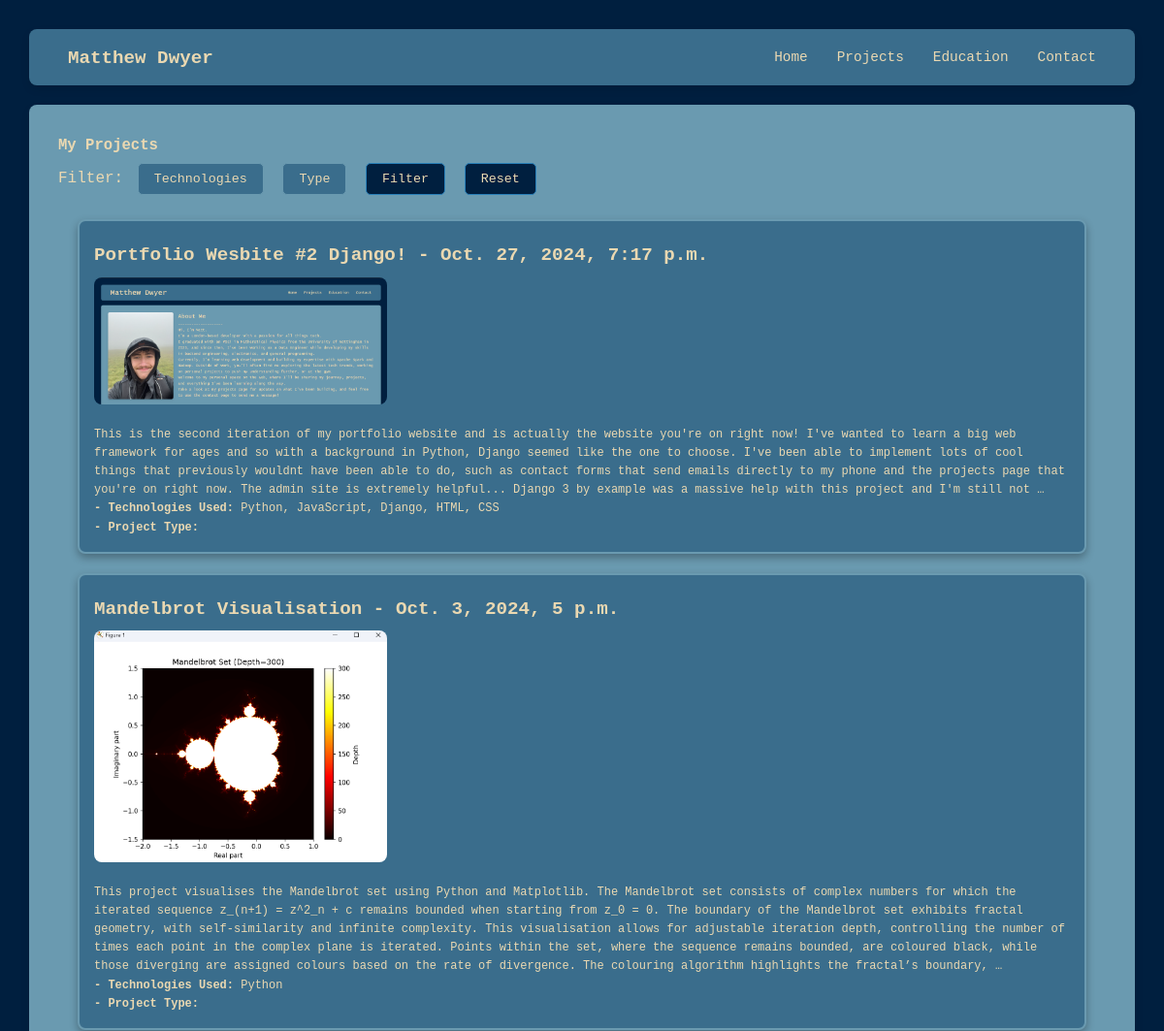
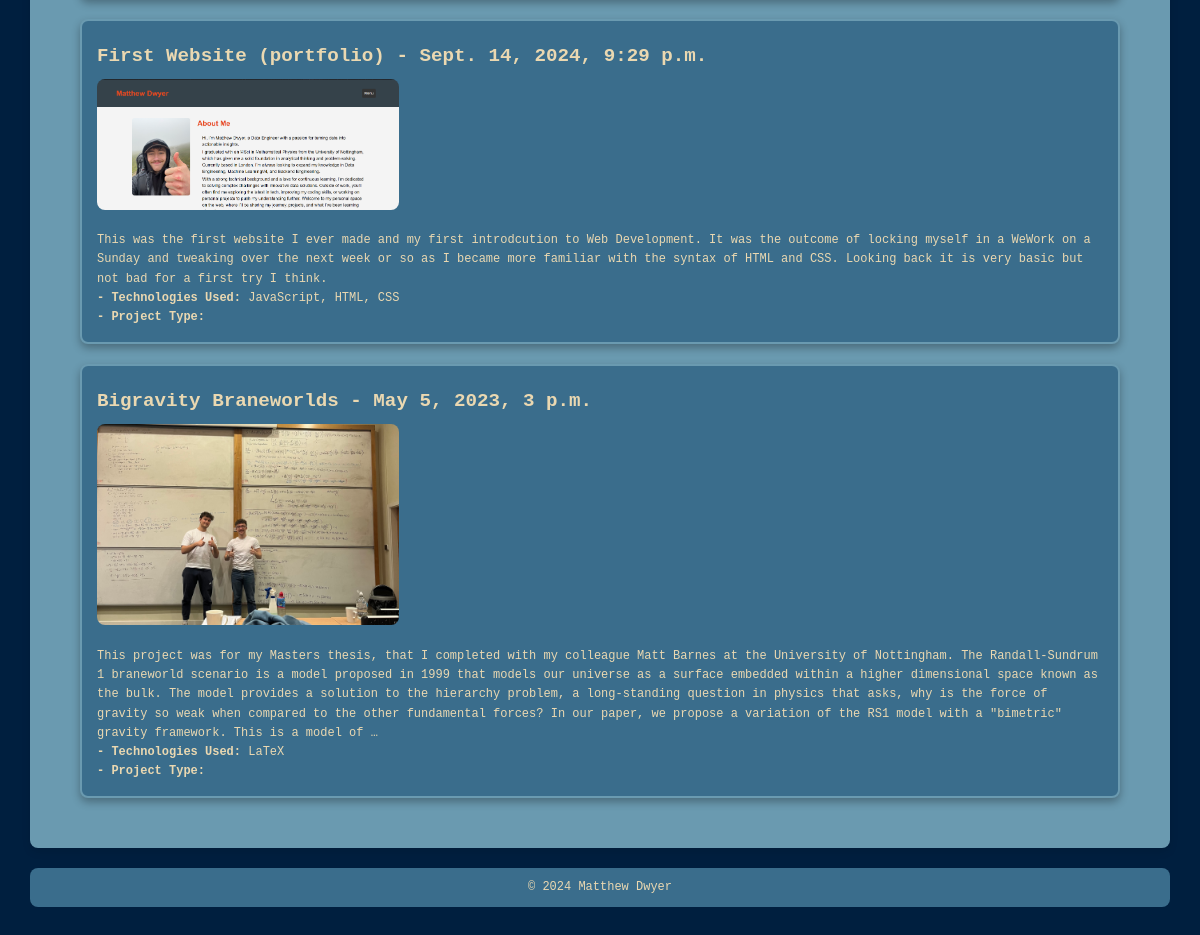
The page /projects/ on the database as committed earlier (2 pictures, top to bottom).
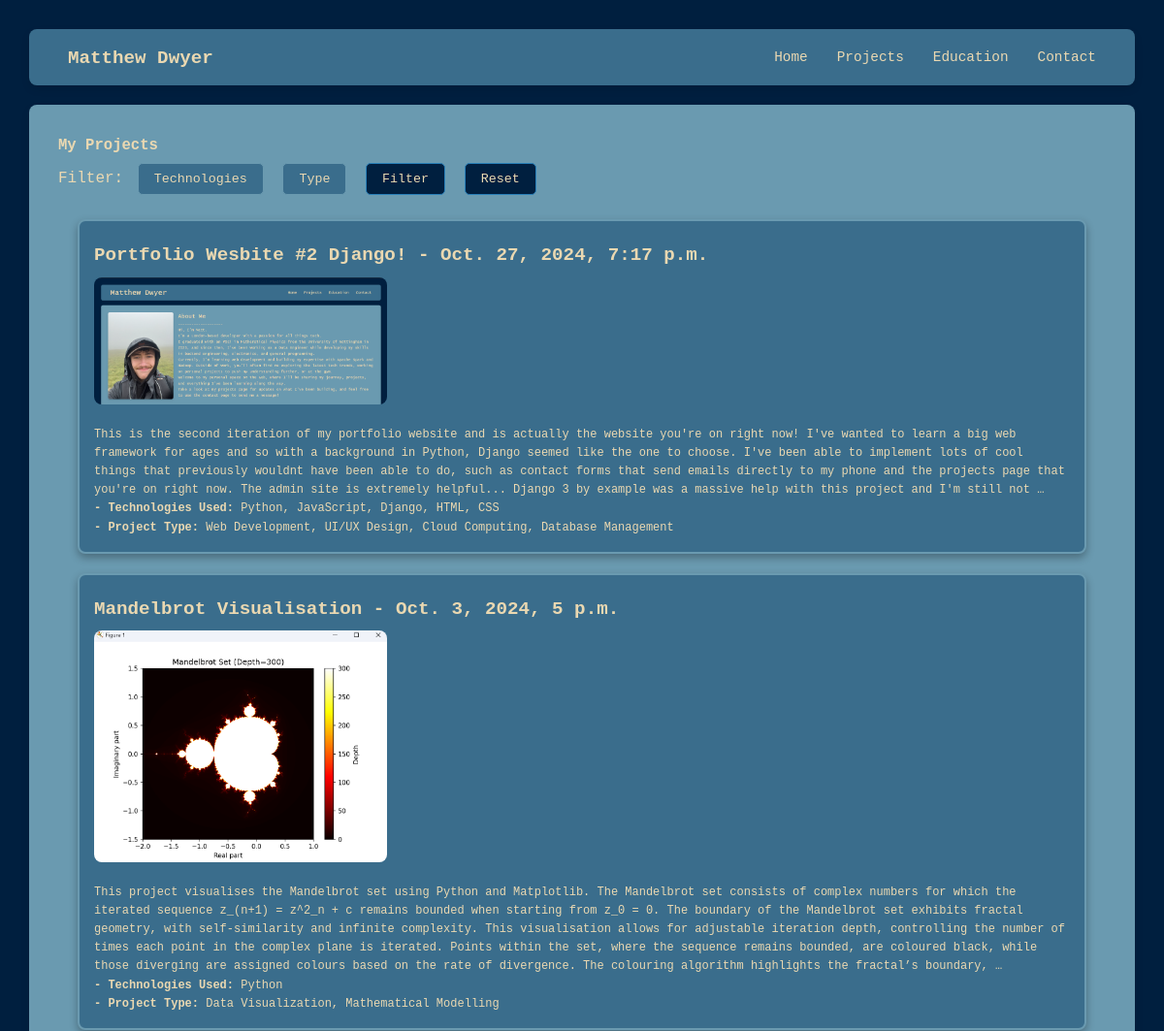
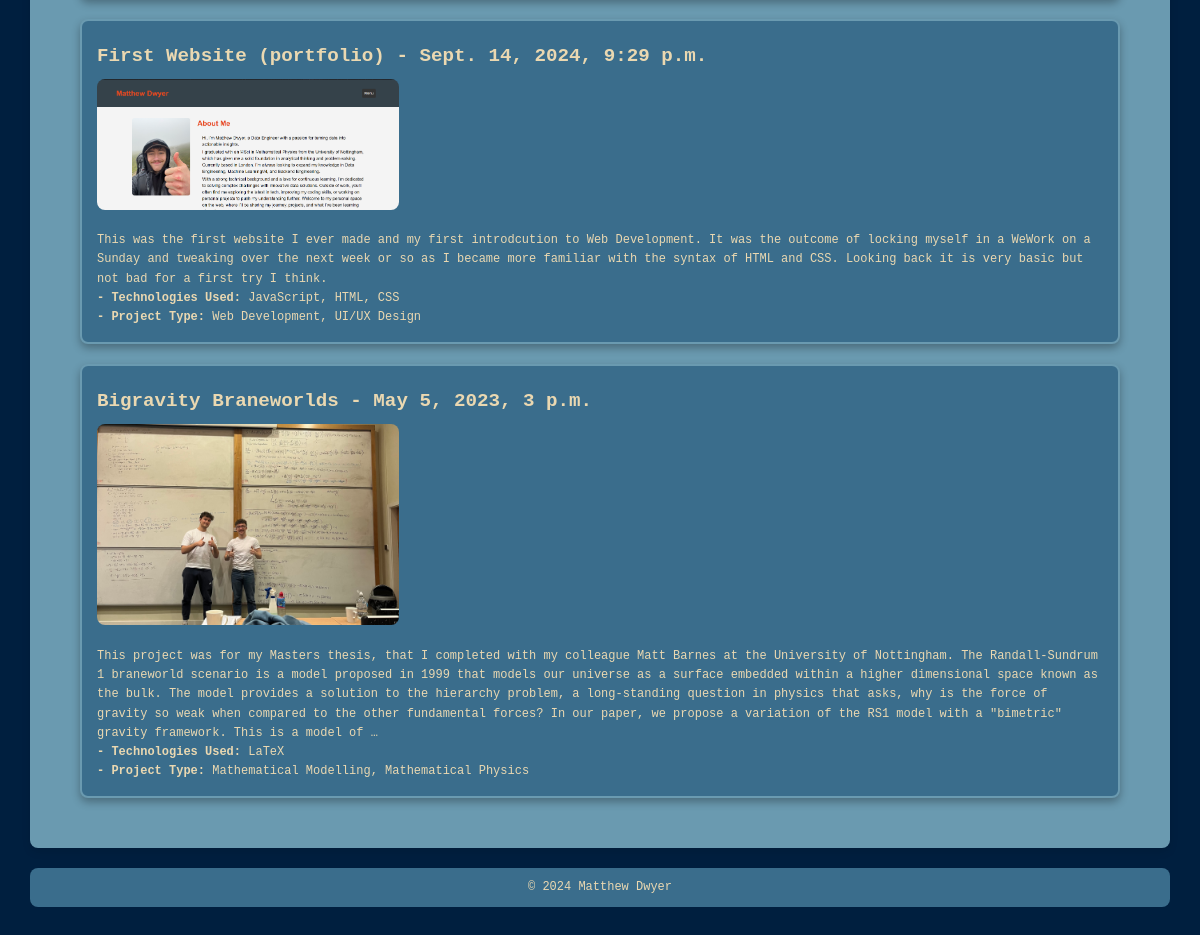
The same page on the database as committed later (2 pictures, top to bottom).
### projects/models.py (models this page shows, shortened)
class Project(models.Model):
    title = models.CharField(max_length=200, verbose_name="Project Title")
    slug = models.SlugField(max_length=250, unique=True, blank=True, verbose_name="URL Slug")
    link = models.URLField(
        help_text="Enter a link to the project or repository.",
        blank=True,
        null=True
    )
    description = models.TextField(verbose_name="Project Description")
    created = models.DateTimeField(default=timezone.now, verbose_name="Date Created", editable=True)
    updated = models.DateTimeField(auto_now=True, verbose_name="Last Updated")
    image = models.ImageField(
        upload_to='images/',
        blank=True,
        null=True,
        help_text="Upload an image for the project.",
        verbose_name="Project Image"
    )
    file = models.FileField(
        upload_to='files/',
        blank=True,
        null=True,
        help_text="Upload a file related to the project.",
        verbose_name="Project File"
    )
    technologies = models.ManyToManyField(Technology, related_name="projects", verbose_name="Technologies Used")
    projecttype = models.ManyToManyField(ProjectType, related_name="projects", verbose_name="Project Types")
    def technology_list(self):
        return ", ".join(tech.name for tech in self.technologies.all())
    def type_list(self):
        return ", ".join(type.name for type in self.projecttype.all())
    class Meta:
        ordering = ["-created"]
        verbose_name = "Project"
        verbose_name_plural = "Projects"

class Technology(models.Model):
    name = models.CharField(max_length=100, unique=True, verbose_name="Technology Name")
    type = models.ForeignKey(
        TechnologyType,
        on_delete=models.CASCADE,
        related_name="technologies",
        verbose_name="Type"
    )

class ProjectType(models.Model):
    name = models.CharField(max_length=50, unique=True, verbose_name="Project Type")

### projects/views.py (the view)
# urls.py: path('', views.project_list, name='list'),
def project_list(request):
    technologies = Technology.objects.filter(projects__isnull=False) \
                                      .annotate(project_count=Count('projects')) \
                                      .order_by('name')
    project_types = ProjectType.objects.filter(projects__isnull=False) \
                                       .annotate(project_count=Count('projects')) \
                                       .order_by('name')
    selected_techs = request.GET.getlist('technologies')
    selected_types = request.GET.getlist('projecttype')
    projects = Project.objects.all()
    if selected_techs:
        projects = projects.filter(technologies__name__in=selected_techs).distinct()
    if selected_types:
        projects = projects.filter(projecttype__name__in=selected_types).distinct()
    context = {
        'projects': projects,
        'technologies': technologies,
        'projecttype': project_types,
        'selected_techs': selected_techs,
        'selected_types': selected_types
    }
    return render(request, 'projects/list.html', context)

### projects/templates/projects/list.html (shortened to what this page needs)
{% extends 'projects/base.html' %}
{% load static %}
{% block content %}
<div class="projects-container">
    <h2>My Projects</h2>
    <form method="get" action="{% url 'projects:list' %}">
        <label for="technologies">Filter:</label>
        <div class="dropdown-container">
            <button type="button" onclick="toggleDropdown('tech-dropdown')">Technologies</button>
        </div>
        <div class="dropdown-container">
            <button type="button" onclick="toggleDropdown('type-dropdown')">Type</button>
        </div>
        <button type="submit">Filter</button>
        <button type="filter" onclick="resetSelection()">Reset</button>
    </form>
    <div class="projects-grid">
        {% for project in projects %}
            <a href="{% url 'projects:detail' project.slug %}" class="project-card">
                <h3>{{ project.title }} - {{ project.created }}</h3>
                {% if project.image %}
                    <img src="{{ project.image.url }}" alt="Project Image">
                {% endif %}
                <p>{{ project.description|truncatewords:100 }}</p>
                <p><strong>- Technologies Used:</strong> {{ project.technology_list }}</p>
                <p><strong>- Project Type:</strong> {{ project.type_list }}</p>
            </a>
        {% endfor %}
    </div>
</div>
{% endblock %}

### projects/templates/projects/base.html (shortened to what this page needs)
<!DOCTYPE html>
<html lang="en">
<head>
    {% load static %}
    <link rel="stylesheet" href="{% static 'projects/project_styles.css' %}">
</head>
<body>
    <nav>
        <div class="nav-container">
            <h1 class="logo"><a href="{% url 'home' %}">Matthew Dwyer</a></h1>
            <div class="nav-link" id="navLinks">
                <a href="{% url 'home' %}">Home</a>
                <a href="{% url 'projects:list' %}">Projects</a>
                <a href="{% url 'education' %}">Education</a>
                <a href="{% url 'contact' %}">Contact</a>
            </div>
        </div>
    </nav>
    <main>
        <div class="projects-page">
            {% block content %}{% endblock %}
        </div>
    </main>
    <footer>
        <div class="container">
            <p>&copy; <span id="year"></span> Matthew Dwyer</p>
        </div>
    </footer>
</body>
</html>

### projects/static/projects/project_styles.css (style rules this page uses)
:root { --primary-color: #3A6D8C; --secondary-color: #6A9AB0; --background-color: #001F3F; --font-color: #EAD8B1; --hover-color: #2980b9; --font-main: "Lucida Console", Monaco, monospace; --padding: 10px; --main-heading: 1.6vw; --nav-link-size: 1.2vw; --page-heading: 1.3vw; --sub-heading: 1.3; --paragraph: 1vw; }
* { margin: 0; padding: 0; box-sizing: border-box; }
h2 { font-size: var(--page-heading); }
h3 { font-size: var(--sub-heading); }
p { font-size: var(--paragraph); }
.nav-container { display: flex; justify-content: space-between; align-items: center; background: var(--primary-color); color: var(--secondary-color); padding: 10px 30px; border-radius: 8px; box-shadow: 0 4px 8px rgba(0, 0, 0, 0.1); }
.logo { color: var(--secondary-color); }
.logo a { text-decoration: none; color: var(--font-color); padding: 5px 10px; border-radius: 8px; font-size: var(--main-heading); }
.nav-link { display: flex; gap: 10px; }
.nav-link a { text-decoration: none; color: var(--font-color); padding: 5px 10px; border-radius: 8px; font-size: var(--nav-link-size); }
main { background-color: var(--secondary-color); padding: 30px; margin-top: 20px; border-radius: 8px; box-shadow: 0 4px 8px rgba(0, 0, 0, 0.1); }
body { font-family: var(--font-main); background-color: var(--background-color); color: var(--font-color); line-height: 1.6; padding: 30px; }
.projects-grid { display: grid; grid-template-columns: 1fr; gap: 20px; padding: 20px; }
.project-card h3 { margin-top: 5px; margin-bottom: 7px; color: inherit; font-size: var(--main-heading); }
.project-card { display: block; background-color: var(--primary-color); border: 2px solid var(--secondary-color); border-radius: 8px; box-shadow: 0 4px 8px rgba(0, 0, 0, 0.3); padding: 15px; text-decoration: none; color: var(--font-color); transition: transform 0.2s, box-shadow 0.2s; }
.project-card:link, .project-card:visited, .project-card:hover, .project-card:focus { text-decoration: none; color: var(--font-color); }
.project-card img { width: 30%; height: auto; border-radius: 8px; margin-bottom: 12px; }
button { font-family: var(--font-main); color: var(--font-color); background-color: var(--primary-color); border: 1px solid var(--secondary-color); padding: 8px 16px; margin: 5px; border-radius: 5px; cursor: pointer; transition: background-color 0.3s ease, transform 0.2s ease; }
.dropdown-container { position: relative; display: inline-block; }
form { position: relative; }
button[type="submit"], button[type="filter"]:last-of-type { background-color: var(--background-color); color: var(--font-color); border: 1px solid var(--hover-color); }
footer { background: var(--primary-color); color: var(--font-color); text-align: center; padding: 10px 0; margin-top: 20px; border-radius: 8px; }

Rows that differ between the two databases and show on the page:
changed Project "Portfolio Wesbite #2 Django!": type_list (not shown) → "Web Development, UI/UX Design, Cloud Computing, Database Management"
changed Project "Mandelbrot Visualisation": type_list (not shown) → "Data Visualization, Mathematical Modelling"
changed Project "First Website (portfolio)": type_list (not shown) → "Web Development, UI/UX Design"
changed Project "Bigravity Braneworlds": type_list (not shown) → "Mathematical Modelling, Mathematical Physics"
